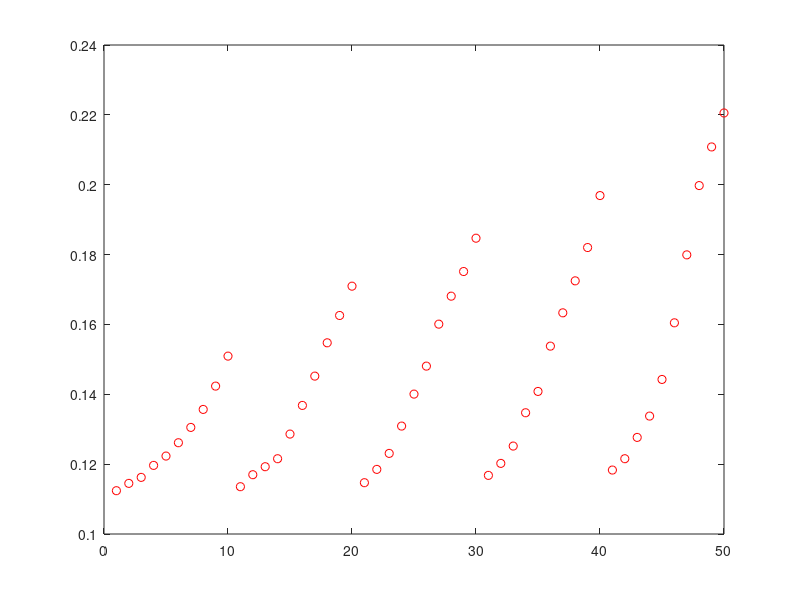

Source code (MATLAB): (Note: this script raises an error after producing the figure.)
clc
clear all
close all
nData = 100;
% Inputs = rand(3,nData) * 1 - 0.5;
% Target = Inputs(1,:) .* Inputs(2,:).^2 + cos(pi*Inputs(2,:)).* Inputs(3,:);
[x2,y2]=textread('2.txt','%f %f');
[x5,y5]=textread('5.txt','%f %f');
[x10,y10]=textread('10.txt','%f %f');
[x15,y15]=textread('15.txt','%f %f');
[x20,y20]=textread('20.txt','%f %f');
[x25,y25]=textread('25.txt','%f %f');
x2=sort(x2,'ascend');
y2=sort(y2,'ascend');
y5=sort(y5,'ascend');
x5=sort(x5,'ascend');
x20=sort(x20,'ascend');
x25=sort(x25,'ascend');
y20=sort(y20,'ascend');
y25=sort(y25,'ascend');
x10=sort(x10,'ascend');
x15=sort(x15,'ascend');
y10=sort(y10,'ascend');
y15=sort(y15,'ascend');
Inputs=[x2',x10',x15',x20',x25';2*ones(1,10),10*ones(1,10),15*ones(1,10),20*ones(1,10),25*ones(1,10)];
Target=[y2',y10',y15',y20',y25'];
% Inputs=[x2',x5',x10',x15',x20',x25';2*ones(1,10),5*ones(1,10),10*ones(1,10),15*ones(1,10),20*ones(1,10),25*ones(1,10)];
% Target=[y2',y5',y10',y15',y20',y25'];
% Inputs=[x2',x10',x15',x25'];
% Target=[y2',y10',y15',y25'];
plot(Target,'ro')
hold on
%Set up the neural network
NNeron = [ 5 5 5];
% net = newcf(Inputs,Target,NNeron);
net = newff(Inputs,Target,NNeron);
%Train the neural network
net.trainParam.epochs = 500;
net.trainParam.goal = 0.;
net.trainParam.min_grad = 1e-10;
net.trainParam.max_fail=3.0	
net = train(net,Inputs,Target);
Outputs = net(Inputs);
plot(Outputs,'kv')
perf = perform(net,Outputs,Target)
% %Test the neural network
nData = 20;
Inputs = [x5';5*ones(1,10)];
Target = [y5];
Outputs = net(Inputs);
figure(2)
plot(Target,'ro','linewidth',1.)
hold on
plot(Outputs,'kv','linewidth',1.)
